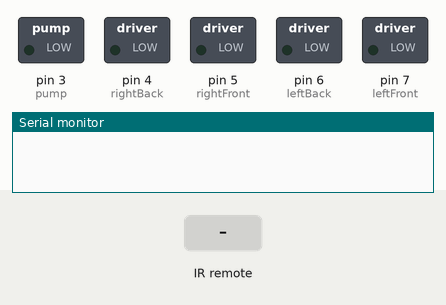
Recording of a sketch running on a simulated Arduino Uno, built with avr-gcc and run on an emulated ATmega328P. Shown: switched loads named in the sketch (green lamp = pin HIGH), the last lines printed to the serial monitor. The inputs (shaded band) are chosen by the test bench.

Above: at 1.2 s.
1.3 s: infrared code 0x18E7 received
At 1.8 s:
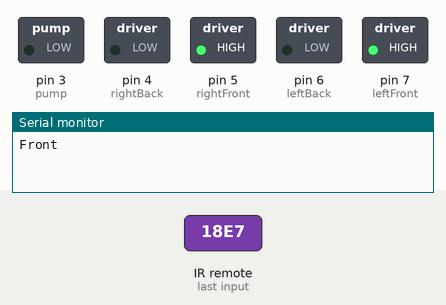
2.8 s: infrared code 0x4AB5 received
At 4.0 s:
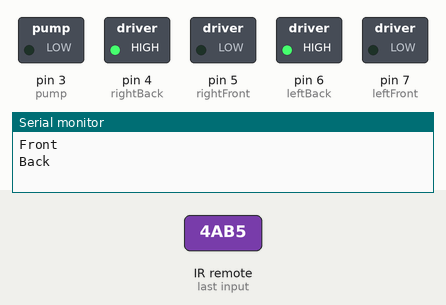
4.3 s: infrared code 0x10EF received
At 5.3 s:
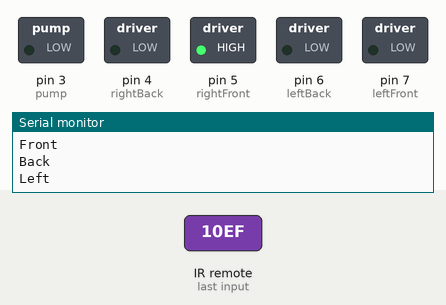
5.8 s: infrared code 0x5AA5 received
At 6.4 s:
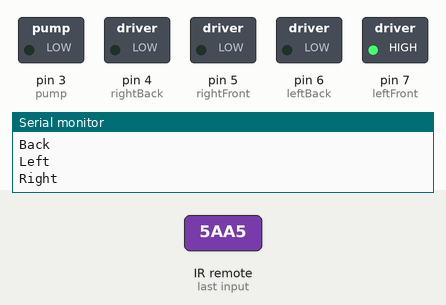
Timing chart, 0 to 8.3 s (numbered marks = the images above; inputs shaded):
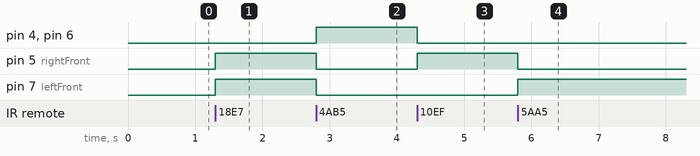

Measured:
- after the input at 1.3 s, pin 5 (rightFront), pin 7 (leftFront): LOW → HIGH at once
- after the input at 2.8 s, pin 4 (rightBack), pin 6 (leftBack): LOW → HIGH at once; pin 5 (rightFront), pin 7 (leftFront): HIGH → LOW at once
- after the input at 4.3 s, pin 4 (rightBack), pin 6 (leftBack): HIGH → LOW at once; pin 5 (rightFront): LOW → HIGH at once
- after the input at 5.8 s, pin 5 (rightFront): HIGH → LOW at once; pin 7 (leftFront): LOW → HIGH at once

The sketch:

Fire_robot.ino
```cpp
#include <IRremote.h>

int RECV_PIN = A0;

IRrecv irrecv(RECV_PIN);

decode_results results;

int leftFront = 7;
int leftBack = 6;
int rightFront = 5;
int rightBack = 4;
int pump = 3;
;
void setup()

{

  Serial.begin(9600);
  irrecv.enableIRIn();
  pinMode(leftFront, OUTPUT);
  pinMode(leftBack, OUTPUT);
  pinMode(rightFront, OUTPUT);
  pinMode(rightBack, OUTPUT);
  pinMode(pump, OUTPUT);


}

void loop() {

  if (irrecv.decode(&results)) {

    int result = results.value;

    //    Serial.print(result);
    //    Serial.print(" ");
    //    Serial.print(results.value);
    //    Serial.print(" ");
    //    Serial.println(results.value, HEX);


    switch (result) {
      case 6375:

        digitalWrite(leftFront, 1);
        digitalWrite(leftBack, 0);
        digitalWrite(rightFront, 1);
        digitalWrite(rightBack, 0);
        Serial.println("Front");

        break;
      case 19125:


        digitalWrite(leftFront, 0);
        digitalWrite(leftBack, 1);
        digitalWrite(rightFront, 0);
        digitalWrite(rightBack, 1);
        Serial.println("Back");

        break;

      case 4335:

        digitalWrite(leftFront, 0);
        digitalWrite(leftBack, 0);
        digitalWrite(rightFront, 1);
        digitalWrite(rightBack, 0);
        Serial.println("Left");
        break;

      case 23205:

        digitalWrite(leftFront, 1);
        digitalWrite(leftBack, 0);
        digitalWrite(rightFront, 0);
        digitalWrite(rightBack, 0);
        Serial.println("Right");

        break;

      case -23971:
        digitalWrite(pump, 1);
        Serial.println("Pump On");

        break;

      case 25245:
        digitalWrite(pump, 0);
        Serial.println("Pump Off");
        break;


      case 14535:
        digitalWrite(leftFront, 0);
        digitalWrite(leftBack, 0);
        digitalWrite(rightFront, 0);
        digitalWrite(rightBack, 0);
        Serial.println("All Of");
        break;


    }

    irrecv.resume(); // Receive the next value }


  }
}
```
